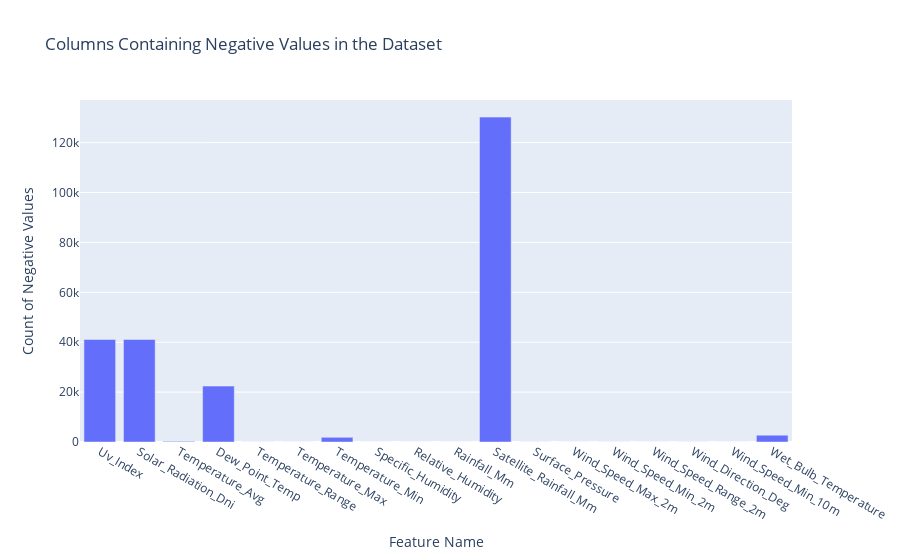

Here is the notebook cell this chart was saved with:
### Markdown cell above
* <b>Vizulizing -ve values through graph</b>

### Code cell
# Select only numeric columns
numeric_df = cleaned_data.select_dtypes(include=[np.number])

negative_counts = (numeric_df < 0).sum().reset_index()
negative_counts.columns = ["Column_Name", "Negative_Value_Count"]

# Keep only columns that actually have negative values
negative_counts = negative_counts[negative_counts["Negative_Value_Count"] > 0]


fig = px.bar(

    negative_counts,
    x="Column_Name",
    y="Negative_Value_Count",
    
    title="Columns Containing Negative Values in the Dataset",
    labels={
        "Column_Name": "Feature Name",
        "Negative_Value_Count": "Count of Negative Values"
    }
)

fig.show()

### Figure 1 — Plotly figure (JSON) as saved in the notebook; plotly's stock layout.template omitted (floating-point values rounded to 4 significant figures)
{"data": [{"hovertemplate": "Feature Name=%{x}<br>Count of Negative Values=%{y}<extra></extra>", "legendgroup": "", "marker": {"color": "#636efa", "pattern": {"shape": ""}}, "name": "", "orientation": "v", "showlegend": false, "textposition": "auto", "type": "bar", "x": ["Uv_Index", "Solar_Radiation_Dni", "Temperature_Avg", "Dew_Point_Temp", "Temperature_Range", "Temperature_Max", "Temperature_Min", "Specific_Humidity", "Relative_Humidity", "Rainfall_Mm", "Satellite_Rainfall_Mm", "Surface_Pressure", "Wind_Speed_Max_2m", "Wind_Speed_Min_2m", "Wind_Speed_Range_2m", "Wind_Direction_Deg", "Wind_Speed_Min_10m", "Wet_Bulb_Temperature"], "xaxis": "x", "y": [41070, 41070, 263, 22400, 20, 29, 1883, 20, 20, 20, 130230, 20, 20, 20, 20, 20, 20, 2732], "yaxis": "y"}], "layout": {"barmode": "relative", "legend": {"tracegroupgap": 0}, "title": {"text": "Columns Containing Negative Values in the Dataset"}, "xaxis": {"anchor": "y", "domain": [0, 1], "title": {"text": "Feature Name"}}, "yaxis": {"anchor": "x", "domain": [0, 1], "title": {"text": "Count of Negative Values"}}}}
